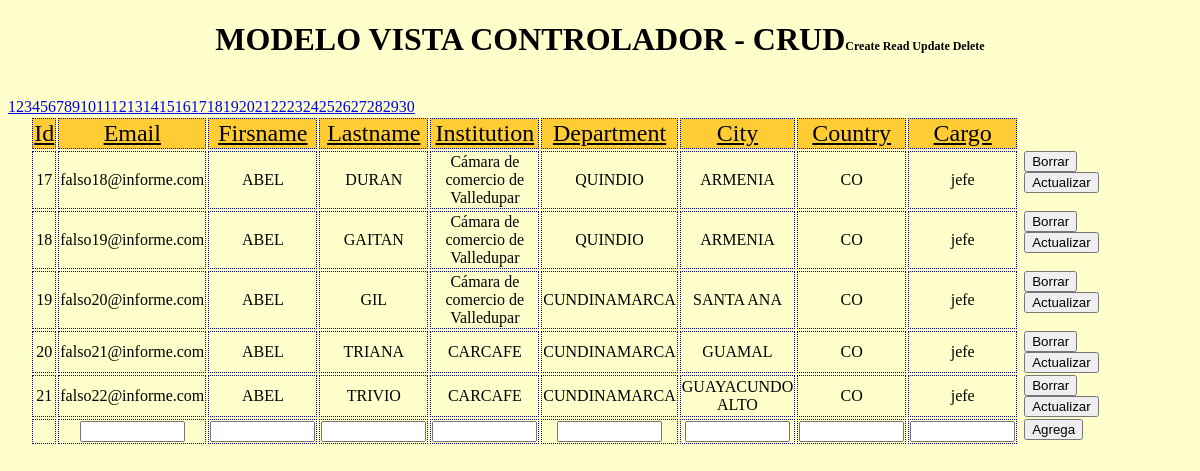
The app's page /MVC/Index.php?pagina=4 with its own data.
### tables this page shows
CREATE TABLE `usuarios_plataforma` (
  `Id` int(5) NOT NULL,
  `email` varchar(20) DEFAULT NULL,
  `firstname` varchar(30) DEFAULT NULL,
  `lastname` varchar(21) DEFAULT NULL,
  `institution` varchar(32) DEFAULT NULL,
  `department` varchar(12) DEFAULT NULL,
  `city` varchar(18) DEFAULT NULL,
  `country` varchar(2) DEFAULT NULL,
  `profile_field_Cargo` varchar(33) DEFAULT NULL
);

### MVC/Controler/Personas_Controlador.php (called while the page is built, shortened)
<?php
	require_once("Model/Personas_Model.php");
	class Controller{
    public function Index(){
        require_once("View/Personas_View.php");
    }
}
?>

### MVC/Model/Personas_Model.php (called while the page is built, shortened)
<?php
	class Personas_Model{
		private $conexion_db;
		private $usuarios;
		public function __construct(){
			require_once("Model/conectar.php");
			$this->conexion_db=conectar::conexion();
			$this->usuarios=array();
		}
		public function get_Usuarios(){
			require ("paginacion.php");
			$SQL=$this->conexion_db->query("SELECT * FROM USUARIOS_PLATAFORMA LIMIT $empezar_desde, $tamano_paginas");
			while($fila=$SQL->fetch(PDO::FETCH_ASSOC)){
				$this->usuarios[]=$fila;
			}
			return $this->usuarios;
		}
	}
?>

### MVC/Model/conectar.php (called while the page is built)
<?php
	class Conectar{
		public static function conexion(){
			try{
				$conexion=new PDO('mysql:host=localhost; dbname=pruebas', 'root', '');
				$conexion->setAttribute(PDO:: ATTR_ERRMODE, PDO::ERRMODE_EXCEPTION);
				$conexion->exec("SET CHARACTER SET UTF8");
				}catch(Exceptiom $e){
					die("Error:" . $e->getMessage());
					echo "Linea de error: " . $e->getLine();
					}
			return $conexion;
		}
	}
?>

### MVC/View/Personas_View.php (the view, shortened to what this page needs)
<!doctype html>
<html>
<head>
<link rel="stylesheet" type="text/css" href="estilos.css">
</head>
<body>
<?php  require("model/paginacion.php");
?>
<Form action="Controler/Personas_Controlador" method="get">
  <table width="50%" border="0" align="center">
    <tr >
      <td class="primera_fila">Id</td>
      <td class="primera_fila">Email</td>
      <td class="primera_fila">Firsname</td>
      <td class="primera_fila">Lastname</td>
      <td class="primera_fila">Institution</td>
      <td class="primera_fila">Department</td>
      <td class="primera_fila">City</td>
      <td class="primera_fila">Country</td>
      <td class="primera_fila">Cargo</td>
      <td class="sin">&nbsp;</td>
      <td class="sin">&nbsp;</td>
      <td class="sin">&nbsp;</td>
      <td class="sin">&nbsp;</td>
      <td class="sin">&nbsp;</td>
      <td class="sin">&nbsp;</td>
      <td class="sin">&nbsp;</td>
      <td class="sin">&nbsp;</td>
      <td class="sin">&nbsp;</td>
    </tr>
   	<?php
    foreach($this->model->get_Usuarios() as $usuario):?>
    <tr>
      <td><?php echo $usuario['Id']?></td>
      <td><?php echo $usuario["email"]?></td>
      <td><?php echo $usuario["firstname"]?></td>
      <td><?php echo $usuario["lastname"]?></td>
      <td><?php echo $usuario["institution"]?></td>
      <td><?php echo $usuario["department"]?></td>
      <td><?php echo $usuario["city"]?></td>
      <td><?php echo $usuario["country"]?></td>
      <td><?php echo $usuario["profile_field_Cargo"]?></td>
      <td class='bot'><a  onclick="javascript:return confirm('¿Seguro de eliminar este registro?');"
          href="?c=USUARIOS_PLATAFORMA&a=borrar&Id=<?php echo $usuario["Id"] ?>">
          <input type='button' name='delete' id='delete' value='Borrar'></a>
      </td>
      <td class='bot'><a  onclick="javascript:return confirm('editar usuario');"
          href="?c=USUARIOS_PLATAFORMA&a=Crud&email=<?php echo $usuario["email"] ?> & firstname=<?php echo $usuario["firstname"]?>
          & lastname=<?php echo $usuario["lastname"]?>& institution=<?php echo $usuario["institution"]?>& department=<?php echo $usuario["department"]?>
          & city=<?php echo $usuario["city"]?>& country=<?php echo $usuario["country"]?>& profile_field_Cargo=<?php echo $usuario["profile_field_Cargo"]?>">
          <input type='button' name='Agrega' id='Agrega' value='Actualizar'></a>
    </tr>
	  <?php
    endforeach;
    ?>
  <tr>
	<td></td>
      <td><input type='text' name='email' size='10' class='centrado'></td>
      <td><input type='text' name='firstname' size='10' class='centrado'></td>
      <td><input type='text' name='lastname' size='10' class='centrado'></td>
      <td><input type='text' name='institution' size='10' class='centrado'></td>
      <td><input type='text' name='department' size='10' class='centrado'></td>
      <td><input type='text' name='city' size='10' class='centrado'></td>
      <td><input type='text' name='country' size='10' class='centrado'></td>
      <td><input type='text' name='profile_field_Cargo' size='10' class='centrado'></td>
      <td class='bot'><a  onclick="javascript:return confirm('usuario agregado');"
          href="?c=USUARIOS_PLATAFORMA&a=Registrar">
          <input type='button' name='Agrega' id='Agrega' value='Agrega'></a>
      </td>
     <?php
  for($i=1; $i<=$total_paginas; $i++){
            echo "<a href='?pagina=" . $i . "'>" . $i . "</a>  ";
      }
      ?>
  </td></tr>
<p>&nbsp;</p>
</body>
</html>

### MVC/estilos.css (style rules this page uses)
body { background-color:#FFC; }
table td { text-align:center; border:1px #000099 dotted; }
table .sin { border:0; }
table .bot { padding:0 5px; display:inline; border:0; }
table .primera_fila { font-size:1.5em; text-decoration:underline; background-color:#FC3; }
.centrado { text-align:center; }

### records on screen
usuarios_plataforma: Id "17", email "falso18@informe.com", firstname "ABEL", lastname "DURAN", institution "Cámara de comercio de Valledupar", department "QUINDIO", city "ARMENIA", country "CO", profile_field_Cargo "jefe"
usuarios_plataforma: Id "18", email "falso19@informe.com", firstname "ABEL", lastname "GAITAN", institution "Cámara de comercio de Valledupar", department "QUINDIO", city "ARMENIA", country "CO", profile_field_Cargo "jefe"
usuarios_plataforma: Id "19", email "falso20@informe.com", firstname "ABEL", lastname "GIL", institution "Cámara de comercio de Valledupar", department "CUNDINAMARCA", city "SANTA ANA", country "CO", profile_field_Cargo "jefe"
usuarios_plataforma: Id "20", email "falso21@informe.com", firstname "ABEL", lastname "TRIANA", institution "CARCAFE", department "CUNDINAMARCA", city "GUAMAL", country "CO", profile_field_Cargo "jefe"
usuarios_plataforma: Id "21", email "falso22@informe.com", firstname "ABEL", lastname "TRIVIO", institution "CARCAFE", department "CUNDINAMARCA", city "GUAYACUNDO ALTO", country "CO", profile_field_Cargo "jefe"
